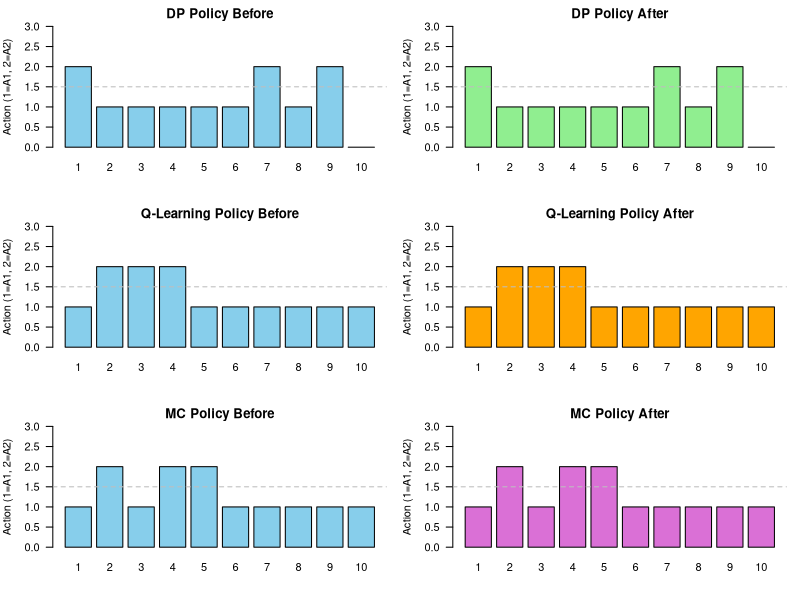

The R script that drew this image:
## ---- chunk 1
# Common settings
n_states <- 10
n_actions <- 2
gamma <- 0.9
terminal_state <- n_states

# Environment: transition + reward models
set.seed(42)
transition_model <- array(0, dim = c(n_states, n_actions, n_states))
reward_model <- array(0, dim = c(n_states, n_actions, n_states))

for (s in 1:(n_states - 1)) {
  # Action 1: 90% to next state, 10% to random state
  transition_model[s, 1, s + 1] <- 0.9
  rand_state_1 <- sample(1:n_states, 1)
  transition_model[s, 1, rand_state_1] <- transition_model[s, 1, rand_state_1] + 0.1
  
  # Action 2: 80% and 20% to random states
  rand_states_2 <- sample(1:n_states, 2, replace = TRUE)
  transition_model[s, 2, rand_states_2[1]] <- transition_model[s, 2, rand_states_2[1]] + 0.8
  transition_model[s, 2, rand_states_2[2]] <- transition_model[s, 2, rand_states_2[2]] + 0.2
  
  # Rewards
  for (s_prime in 1:n_states) {
    reward_model[s, 1, s_prime] <- ifelse(s_prime == n_states, 1.0, 0.1 * runif(1))
    reward_model[s, 2, s_prime] <- ifelse(s_prime == n_states, 0.5, 0.05 * runif(1))
  }
}

# Terminal state
transition_model[n_states, , ] <- 0
reward_model[n_states, , ] <- 0

# Sampling function
sample_env <- function(s, a) {
  probs <- transition_model[s, a, ]
  s_prime <- sample(1:n_states, 1, prob = probs)
  reward <- reward_model[s, a, s_prime]
  list(s_prime = s_prime, reward = reward)
}
## ---- chunk 2
q_learning <- function(episodes = 1000, alpha = 0.1, epsilon = 0.1) {
  Q <- matrix(0, nrow = n_states, ncol = n_actions)
  
  for (ep in 1:episodes) {
    s <- 1
    while (TRUE) {
      # Epsilon-greedy action selection
      if (runif(1) < epsilon) {
        a <- sample(1:n_actions, 1)
      } else {
        a <- which.max(Q[s, ])
      }
      
      out <- sample_env(s, a)
      s_prime <- out$s_prime
      reward <- out$reward
      
      # TD update
      Q[s, a] <- Q[s, a] + alpha * (reward + gamma * max(Q[s_prime, ]) - Q[s, a])
      
      if (s_prime == n_states) break
      s <- s_prime
    }
  }
  
  apply(Q, 1, which.max)
}

# Train Q-Learning
ql_policy_before <- q_learning()
print(ql_policy_before)
## ---- chunk 3
monte_carlo <- function(episodes = 1000, epsilon = 0.1) {
  Q <- matrix(0, nrow = n_states, ncol = n_actions)
  returns <- vector("list", n_states * n_actions)
  names(returns) <- paste(rep(1:n_states, each = n_actions), 
                          rep(1:n_actions, n_states), sep = "_")
  
  for (ep in 1:episodes) {
    episode <- list()
    s <- 1
    
    # Generate episode
    while (TRUE) {
      if (runif(1) < epsilon) {
        a <- sample(1:n_actions, 1)
      } else {
        a <- which.max(Q[s, ])
      }
      
      out <- sample_env(s, a)
      episode[[length(episode) + 1]] <- list(state = s, action = a, reward = out$reward)
      
      if (out$s_prime == n_states) break
      s <- out$s_prime
    }
    
    # Compute returns backward
    G <- 0
    for (t in length(episode):1) {
      s <- episode[[t]]$state
      a <- episode[[t]]$action
      r <- episode[[t]]$reward
      G <- gamma * G + r
      
      key <- paste(s, a, sep = "_")
      returns[[key]] <- c(returns[[key]], G)
      Q[s, a] <- mean(returns[[key]])
    }
  }
  
  apply(Q, 1, which.max)
}

# Train Monte Carlo
mc_policy_before <- monte_carlo()
print(mc_policy_before)
## ---- chunk 4
# Devalue terminal reward
for (s in 1:(n_states - 1)) {
  reward_model[s, 1, n_states] <- 0
  reward_model[s, 2, n_states] <- 0
}
## ---- chunk 5
value_iteration <- function(theta = 0.001, max_iter = 1000) {
  V <- numeric(n_states)
  
  for (iter in 1:max_iter) {
    delta <- 0
    for (s in 1:(n_states - 1)) {
      v <- V[s]
      action_values <- numeric(n_actions)
      
      for (a in 1:n_actions) {
        action_values[a] <- sum(transition_model[s, a, ] * 
          (reward_model[s, a, ] + gamma * V))
      }
      
      V[s] <- max(action_values)
      delta <- max(delta, abs(v - V[s]))
    }
    
    if (delta < theta) break
  }
  
  # Extract policy
  policy <- numeric(n_states)
  for (s in 1:(n_states - 1)) {
    action_values <- numeric(n_actions)
    for (a in 1:n_actions) {
      action_values[a] <- sum(transition_model[s, a, ] * 
        (reward_model[s, a, ] + gamma * V))
    }
    policy[s] <- which.max(action_values)
  }
  
  policy
}

# Compute policies before devaluation
dp_policy_before <- value_iteration()
## ---- chunk 6
# DP recomputes with new rewards
dp_policy_after <- value_iteration()

# Q-learning and MC keep previous policy (habitual)
ql_policy_after <- ql_policy_before
mc_policy_after <- mc_policy_before
## ---- chunk 7
plot_policy <- function(policy, label, col = "skyblue") {
  barplot(policy, names.arg = 1:n_states, col = col,
          ylim = c(0, 3), ylab = "Action (1=A1, 2=A2)",
          main = label, las = 1)
  abline(h = 1.5, lty = 2, col = "gray")
}

par(mfrow = c(3, 2), mar = c(4, 4, 2, 1))
plot_policy(dp_policy_before, "DP Policy Before")
plot_policy(dp_policy_after, "DP Policy After", "lightgreen")
plot_policy(ql_policy_before, "Q-Learning Policy Before")
plot_policy(ql_policy_after, "Q-Learning Policy After", "orange")
plot_policy(mc_policy_before, "MC Policy Before")
plot_policy(mc_policy_after, "MC Policy After", "orchid")
